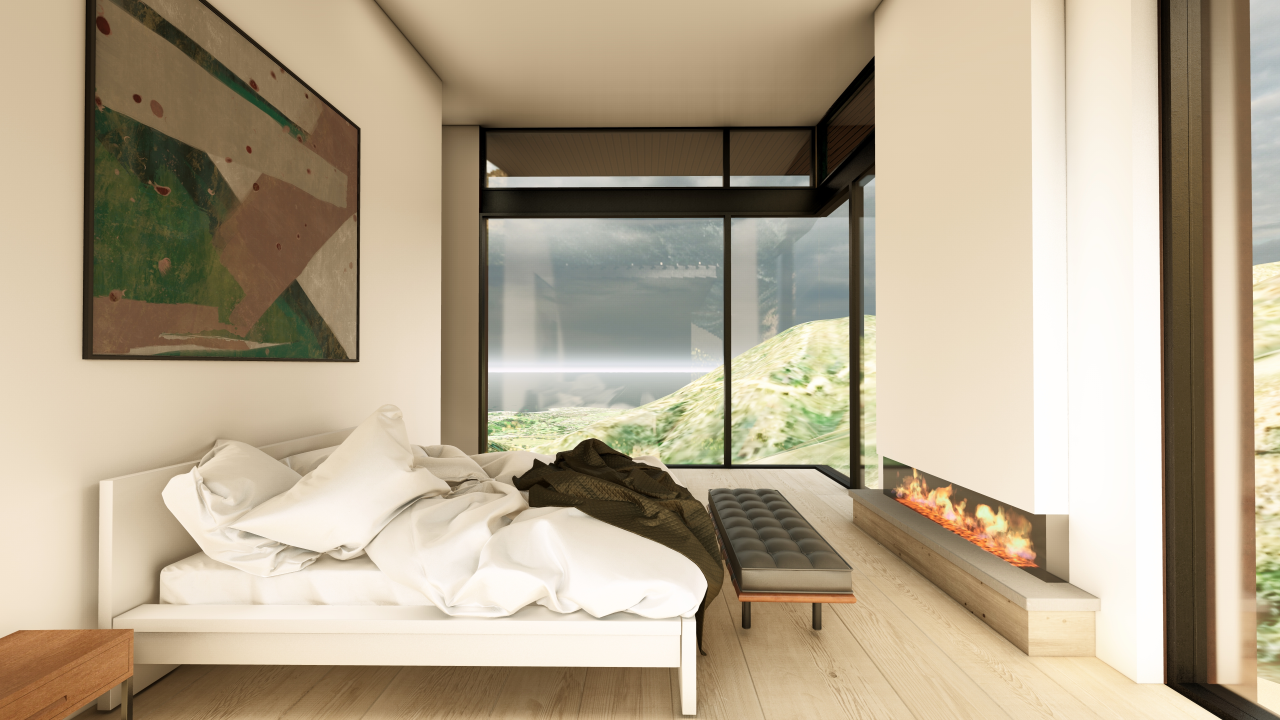
#> input picture 241212_MASTER BEDROOM_A.jpg, 3840 x 2160 px, given in place of V2_750Picacho_Aerial.tiff, which was not available (shown at 1/3 size)
$ python create_sky_comparison.py
#> lines starting #> are read from the running program, lines starting #| are printed output that depends on the picture; pictures that were not available may be replaced by others from this repository, and a replacement may not be noted
#!/usr/bin/env python3
"""Create side-by-side comparison of before/after sky fix."""

from pathlib import Path

import numpy as np
from PIL import Image


def create_comparison(before_path, after_path, output_path, crop_sky_region=True):
    """Create side-by-side comparison focusing on sky region."""
    print(f"Loading images...")
    before = Image.open(before_path)
    after = Image.open(after_path)

    print(f"  Before: {before.size} {before.mode}")
    print(f"  After: {after.size} {after.mode}")

    # Convert to RGB if needed
    if before.mode != "RGB":
        before = before.convert("RGB")
    if after.mode != "RGB":
        after = after.convert("RGB")

    # Crop to sky region if requested (top 40% of image)
    if crop_sky_region:
        w, h = before.size
        sky_height = int(h * 0.4)
        before = before.crop((0, 0, w, sky_height))
        after = after.crop((0, 0, w, sky_height))
        print(f"  Cropped to sky region: {before.size}")

    # Downscale for easier viewing (4K -> 2K)
    scale = 0.5
    new_size = (int(before.width * scale), int(before.height * scale))
    before = before.resize(new_size, Image.Resampling.LANCZOS)
    after = after.resize(new_size, Image.Resampling.LANCZOS)
    print(f"  Downscaled to: {before.size}")

    # Create side-by-side comparison
    comparison = Image.new("RGB", (before.width * 2 + 20, before.height + 60))

    # Fill background
    comparison.paste((50, 50, 50), (0, 0, comparison.width, comparison.height))

    # Paste images with labels
    comparison.paste(before, (10, 50))
    comparison.paste(after, (before.width + 10, 50))

    # Add labels (using PIL's default font - basic but functional)
    from PIL import ImageDraw, ImageFont

    draw = ImageDraw.Draw(comparison)

    # Try to use a better font if available
    try:
        font = ImageFont.truetype("/System/Library/Fonts/Helvetica.ttc", 24)
    except:
        font = ImageFont.load_default()

    # Labels
    draw.text((10, 10), "BEFORE FIX (Sky Degraded)", fill=(255, 100, 100), font=font)
    draw.text((before.width + 10, 10), "AFTER FIX (Sky Corrected)", fill=(100, 255, 100), font=font)

    # Save
    comparison.save(output_path, quality=95)
    print(f"\n✓ Comparison saved to: {output_path}")
    return comparison


def analyze_sky_brightness(image_path, region_name):
    """Analyze sky region brightness."""
    img = Image.open(image_path)
    if img.mode != "RGB":
        img = img.convert("RGB")

    # Crop to sky (top 30%)
    w, h = img.size
    sky = img.crop((0, 0, w, int(h * 0.3)))

    # Convert to numpy
    sky_arr = np.array(sky).astype(np.float32) / 255.0

    print(f"\n{region_name} Sky Statistics:")
    print(f"  RGB Mean: [{sky_arr[:,:,0].mean():.4f}, {sky_arr[:,:,1].mean():.4f}, {sky_arr[:,:,2].mean():.4f}]")
    print(f"  Overall brightness: {sky_arr.mean():.4f}")
    print(f"  Std dev: {sky_arr.std():.4f}")

    return sky_arr.mean()


def main():
    """Run comparison analysis."""
    before = Path("output_apex_v2_luxury/V2_750Picacho_Aerial.tiff")
    after = Path("test_sky_fix/V2_750Picacho_Aerial_FIXED.tiff")
    comparison_out = Path("test_sky_fix/sky_fix_comparison.jpg")

    print("=" * 60)
    print("Sky Degradation Fix - Visual Comparison")
    print("=" * 60)

    # Analyze brightness
    brightness_before = analyze_sky_brightness(before, "BEFORE FIX")
#> in analyze_sky_brightness, img is the input picture: PIL image 3840x2160 RGB; mean R, G, B 180.5, 166.4, 142.5
#> in analyze_sky_brightness, `sky = img.crop((0, 0, w, int(h * 0.3)))`:
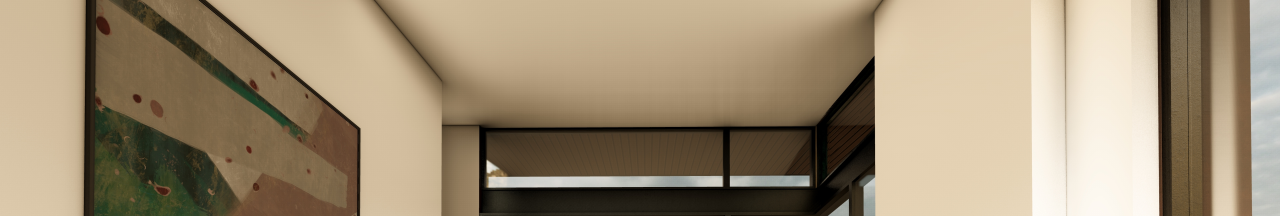
#> sky: PIL image 3840x648 RGB (shown at 1/3 size); mean R, G, B 158.9, 142.6, 117.2
#|   RGB Mean: [0.6231, 0.5590, 0.4596]
#|   Overall brightness: 0.5473
#|   Std dev: 0.2672
#> brightness_before = 0.547
    brightness_after = analyze_sky_brightness(after, "AFTER FIX")
#> call 2 of analyze_sky_brightness, with region_name = 'AFTER FIX'
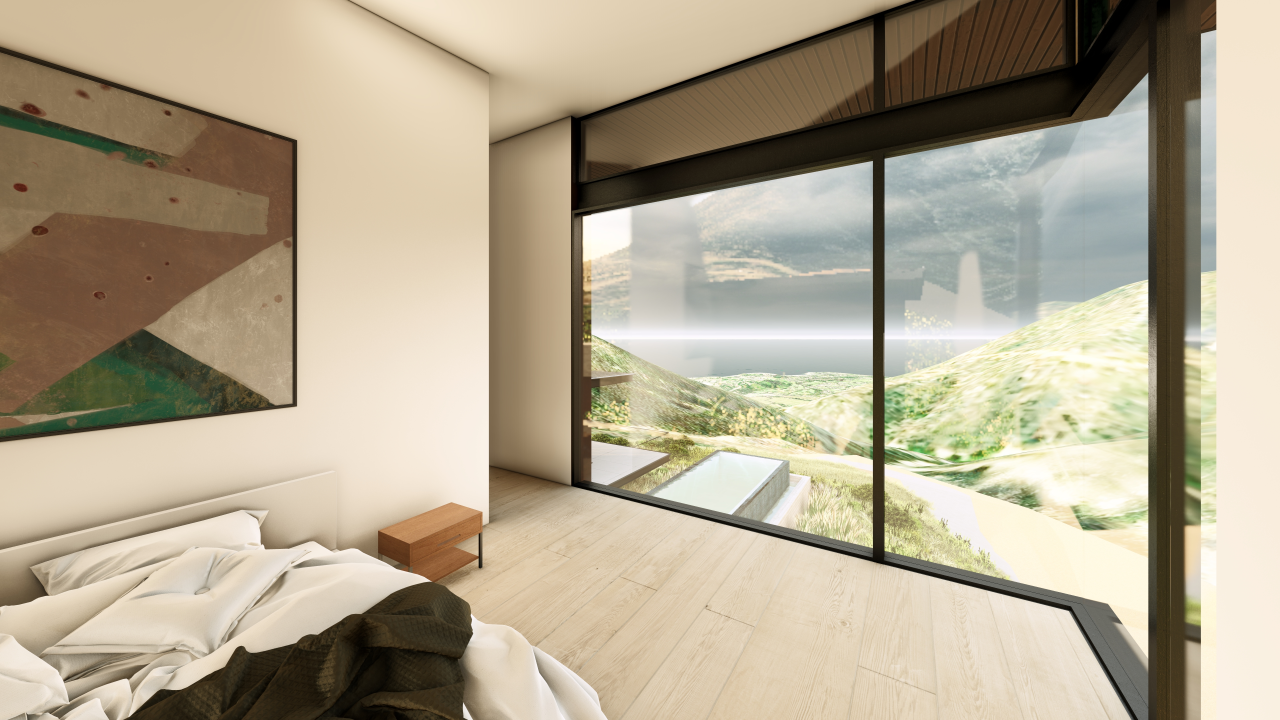
#> input picture 241212_MASTER BEDROOM_B.jpg, 3840 x 2160 px, given in place of V2_750Picacho_Aerial_FIXED.tiff, which was not available (shown at 1/3 size)
#> in analyze_sky_brightness, img is the input picture: PIL image 3840x2160 RGB; mean R, G, B 178.3, 167.3, 144.9
#> in analyze_sky_brightness (call 2), `sky = img.crop((0, 0, w, int(h * 0.3)))`:
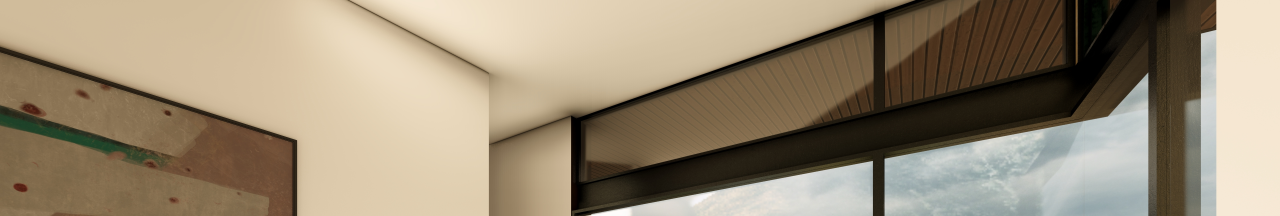
#> sky: PIL image 3840x648 RGB (shown at 1/3 size); mean R, G, B 152.9, 139, 117
#|   RGB Mean: [0.5996, 0.5453, 0.4589]
#|   Overall brightness: 0.5346
#|   Std dev: 0.2865
#> brightness_after = 0.535

    change_pct = ((brightness_after - brightness_before) / brightness_before) * 100
#> change_pct = -2.32
    print(f"\nBrightness change: {change_pct:+.1f}%")
#| Brightness change: -2.3%

    if change_pct < -2:
        print("✓ Sky is now DARKER (compressed) - Fix working as expected!")
    elif change_pct > 2:
        print("⚠ Sky is now BRIGHTER - Issue may persist")
    else:
        print("≈ Sky brightness similar - Check visual quality")

    # Create comparison
    print(f"\n{'='*60}")
    print("Creating visual comparison...")
    print(f"{'='*60}")

    comparison_out.parent.mkdir(parents=True, exist_ok=True)
    create_comparison(before, after, comparison_out, crop_sky_region=True)
#|   Before: (3840, 2160) RGB
#|   After: (3840, 2160) RGB
#> in create_comparison, `before = before.crop((0, 0, w, sky_height))`:
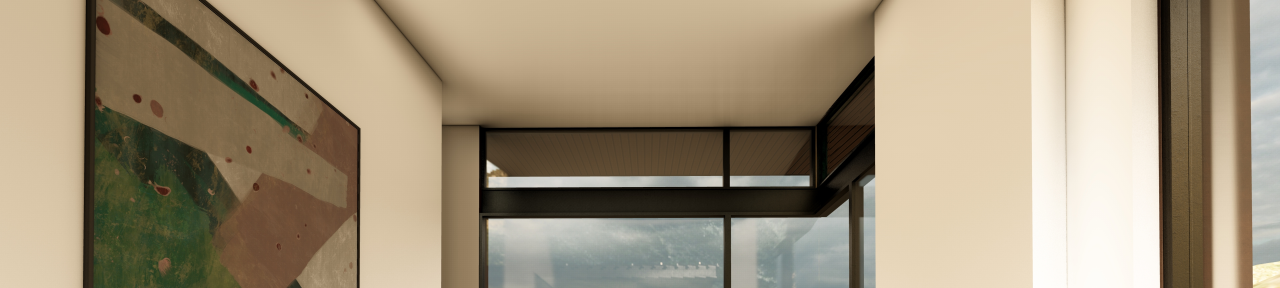
#> before: PIL image 3840x864 RGB (shown at 1/3 size); mean R, G, B 160.5, 146.4, 122.7
#> in create_comparison, `after = after.crop((0, 0, w, sky_height))`:
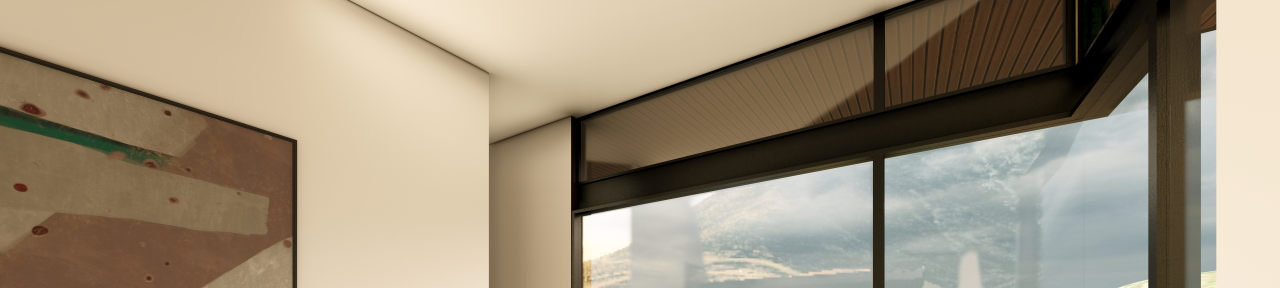
#> after: PIL image 3840x864 RGB (shown at 1/3 size); mean R, G, B 156.8, 144.1, 123.5
#|   Cropped to sky region: (3840, 864)
#|   Downscaled to: (1920, 432)
#> in create_comparison, `comparison = Image.new("RGB", (before.width * 2 + 20, before.height + ..`: comparison: PIL image 3860x492 RGB; every value is 0
#> in create_comparison, `comparison.paste((50, 50, 50), (0, 0, comparison.width, comparison.hei..`: comparison: PIL image 3860x492 RGB; every value is 50
#> in create_comparison, `comparison.paste(before, (10, 50))`:
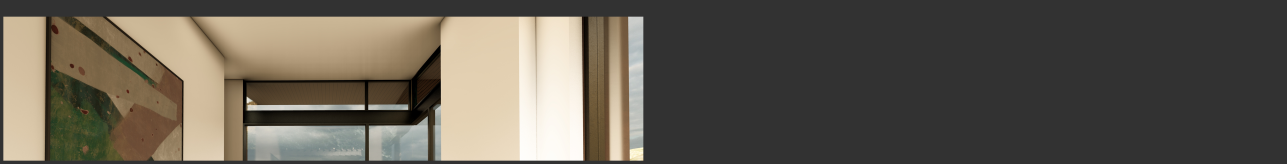
#> comparison: PIL image 3860x492 RGB (shown at 1/3 size); mean R, G, B 98.2, 92.1, 81.8
#> in create_comparison, `comparison.save(output_path, quality=95)`:
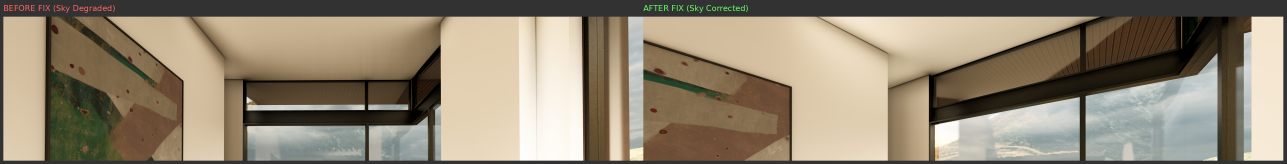
#> saved as sky_fix_comparison.jpg: PIL image 3860x492 RGB (shown at 1/3 size); mean R, G, B 145.1, 133.4, 114

    print(f"\n{'='*60}")
    print("Review the comparison image to verify:")
    print("  1. Sky should appear more subtle/compressed")
    print("  2. Sky color should be more neutral")
    print("  3. No unnatural gradients or banding")
    print(f"{'='*60}")


if __name__ == "__main__":
    main()
